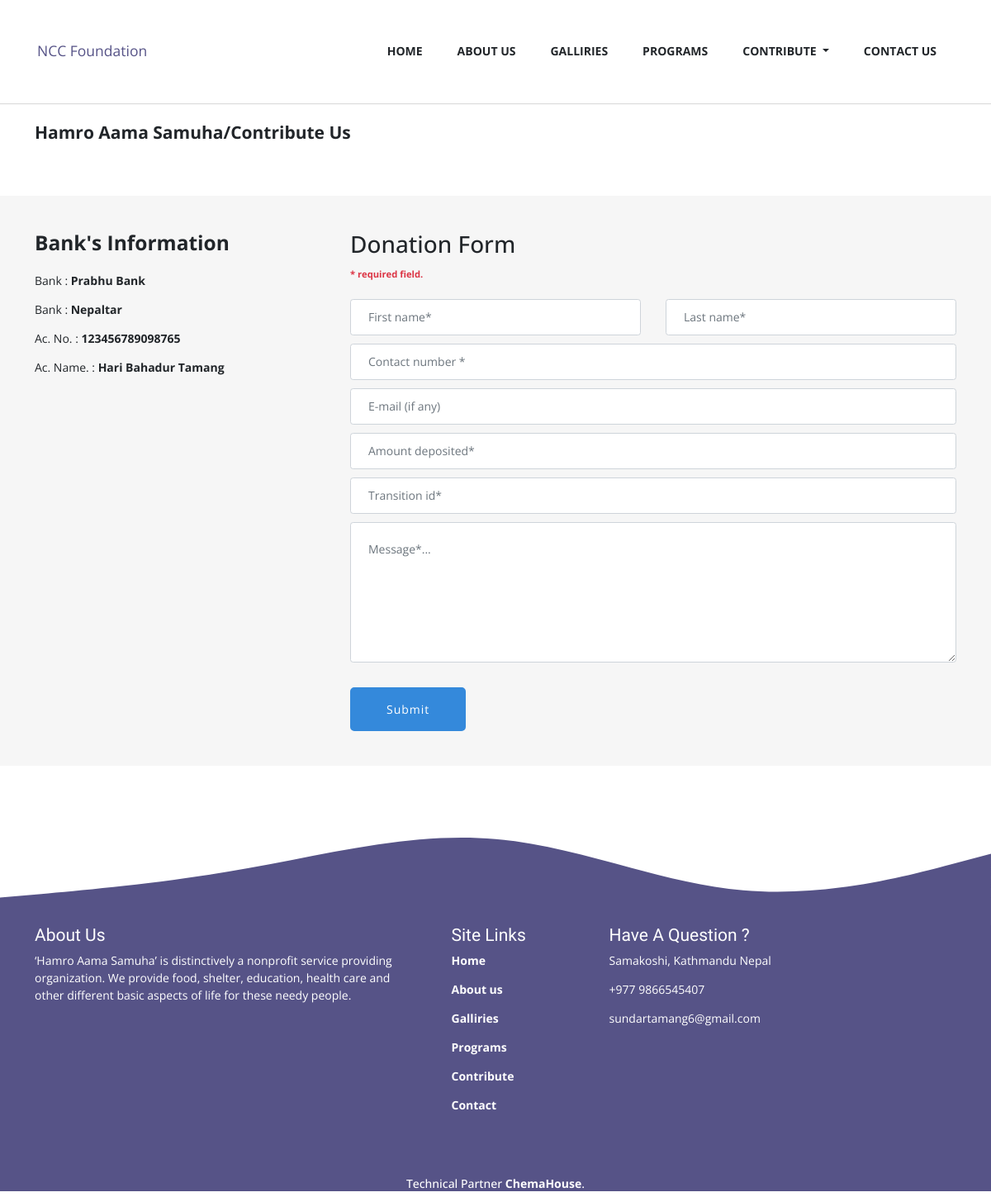
/contribute/, run on the app's committed database.
### core/models.py (models this page shows, shortened)
class BankInformation(models.Model):
    bank_name           = models.CharField(max_length=150)
    branch              = models.CharField(max_length=150)
    account_number      = models.CharField(max_length=250)
    account_name        = models.CharField(max_length=250)
    class Meta:
        verbose_name_plural = "BankInformations"

### core/views.py (the view)
# urls.py: path('contribute/', ContributeView, name='contribute'),
def ContributeView(request):
    infoList = BankInformation.objects.all()
    context  = {
        'infoList' : infoList,
    }
    return render(request,'contribute.html',context)

### template/contribute.html (shortened to what this page needs)
{% extends 'base.html' %}
{% load staticfiles %}
{% block body %}
<div class="page_wraper">
    <hr />
    <div class="px-5 site_viewer">
        <div class=" py-4">
            <h4 class="font-weight-bold">Hamro Aama Samuha/Contribute us</h4>
        </div>
    </div>
    <div class="px-5 contribute_wrapper pb-5">
        <div class="row  mt-5">
            <div class="col-lg-4 col-md-4 col-sm-6">
                <h3 class="font-weight-bold pb-3">Bank's Information</h3>
                {% for info in infoList %}
                <p>Bank : <span class="font-weight-bold">{{info.bank_name}}</span></p>
                <p>Bank : <span class="font-weight-bold">{{info.branch}}</span></p>
                <p>Ac. No. : <span class="font-weight-bold">{{info.account_number}}</span></p>
                <p>Ac. Name. : <span class="font-weight-bold">{{info.account_name}}</span></p>
                {% endfor %}
            </div>
            <div class="col-lg-8 col-md-8 col-sm-12">
                <h2>Donation form</h2>
                <small class="text-danger font-weight-bold">* required field.</small>
                <form method="post" class="mt-4" id="donationForm">
                    <div class="row">
                        <div class="col-lg-6 col-md-6 col-sm-6" style="padding-bottom: 10px;">
                            <input class="form-control p-4" id="first_name" name="first_name" placeholder="First name*"
                                type="text" required autofocus />
                        </div>
                        <div class="col-lg-6 col-md-6 col-sm-6" style="padding-bottom: 10px;">
                            <input class="form-control p-4" id="last_name" name="last_name" placeholder="Last name*"
                                type="text" required autofocus />
                        </div>
                    </div>
                    <div class="row">
                        <div class="col-lg-12 col-md-12 col-sm-12" style="padding-bottom: 10px;">
                            <input class="form-control p-4" id="contact" name="contact" placeholder="Contact number *"
                                type="number" required />
                        </div>
                    </div>
                    <div class="row">
                        <div class="col-lg-12 col-md-12 col-sm-12" style="padding-bottom: 10px;">
                            <input class="form-control p-4" id="email" name="email" placeholder="E-mail (if any)"
                                type="text" />
                        </div>
                    </div>
                    <div class="row">
                        <div class="col-lg-12 col-md-12 col-sm-12" style="padding-bottom: 10px;">
                            <input class="form-control p-4" id="amount" name="amount" placeholder="Amount deposited*"
                                type="text" required />
                        </div>
                    </div>
                    <div class="row">
                        <div class="col-lg-12 col-md-12 col-sm-12" style="padding-bottom: 10px;">
                            <input class="form-control p-4" id="transcition_id" name="transcition_id"
                                placeholder="Transition id*" type="text" required />
                        </div>
                    </div>
                    <div class="row">
                        <div class="col-lg-12 col-md-12 col-sm-12">
                            <textarea style="resize:vertical;" class="form-control p-4" placeholder="Message*..."
                                rows="6" id="message" name="message" required></textarea>
                        </div>
                    </div>
                    <div class="panel-footer">
                        <button class="btn px-5 py-3 float-left">Submit</button>
                    </div>
                </form>
            </div>
        </div>
    </div>
</div>
{% endblock %}

### static/css/style.css (style rules this page uses)
* { padding: 0px; margin: 0px; box-sizing: border-box; }
html, body { font-family: 'Open Sans', sans-serif; font-size: 14px; width: 100%; overflow-x: hidden; }
.carasoul h2, h3 { font-family: 'Coiny', cursive; }
.about_us_section .about_card .card-body h5, h4, h2 { font-family: 'Coiny', cursive; text-transform: capitalize; }

### static/css/main.css (style rules this page uses)
.page_wraper { height: auto; min-height: 500px; margin-top: 125px; background-color: #f6f6f6; }
.page_wraper .site_viewer { height: auto; min-height: 110px; background-color: #fff; margin-top: -13px; }
.page_wraper h1, h2, h3, h4, h5 { font-family: 'Open Sans', sans-serif; text-transform: capitalize; }
.contribute_wrapper button { letter-spacing: 1px; margin-top: 30px; display: inline-block; border: 2px solid #3489db; text-decoration: none; background: #3489db; color: #fff; border-radius: 5px; }

### data on the page
BankInformation: bank_name "Prabhu Bank", branch "Nepaltar", account_number "123456789098765", account_name "Hari Bahadur Tamang"
